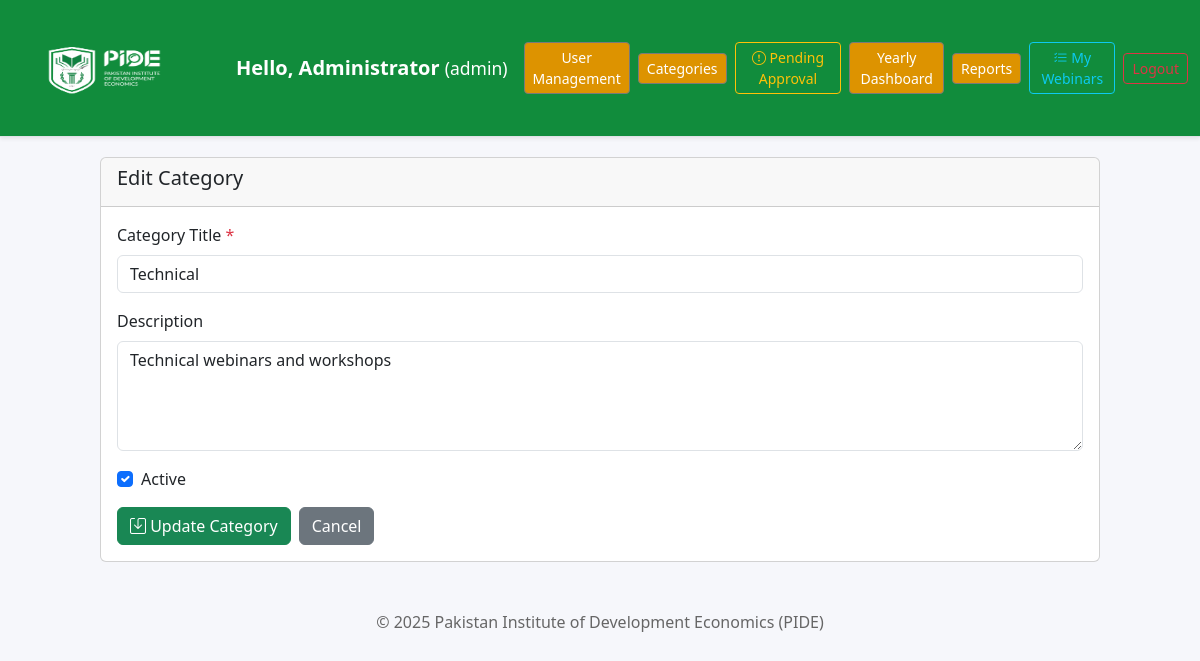
Page /admin/categories.php?action=edit&id=1 (signed in) on the committed database.
### tables this page shows
CREATE TABLE `categories` (
  `id` int(11) NOT NULL,
  `title` varchar(255) NOT NULL,
  `description` text,
  `is_active` tinyint(1) NOT NULL DEFAULT 1,
  `created_by` int(11) NOT NULL,
  `created_on` timestamp NOT NULL DEFAULT current_timestamp(),
  `modified_by` int(11),
  `modified_on` timestamp NULL ON UPDATE current_timestamp()
);

### admin/categories.php (the view, shortened to what this page needs)
<?php
require_once __DIR__ . '/../includes/db.php';
$action = $_GET['action'] ?? 'list';
$category = null;
if ($action === 'edit') {
    $id = (int)($_GET['id'] ?? 0);
    $stmt = $pdo->prepare('SELECT * FROM categories WHERE id=?');
    $stmt->execute([$id]);
    $category = $stmt->fetch();
}
$categories = [];
?>
<!doctype html>
<html lang="en">
<head>
  <link href="https://cdn.jsdelivr.net/npm/bootstrap@5.3.3/dist/css/bootstrap.min.css" rel="stylesheet">
  <link href="https://cdn.jsdelivr.net/npm/bootstrap-icons@1.11.3/font/bootstrap-icons.css" rel="stylesheet">
  <link href="../assets/css/PIDETheme.css" rel="stylesheet">
  <link href="../assets/css/styles.css" rel="stylesheet">
</head>
<body>
<?php include __DIR__ . '/../public/navbar.php'; ?>
<div class="cat-shell">
  <?php if ($action === 'list'): ?>
    <div class="d-flex justify-content-between align-items-center mb-4">
      <h4><i class="bi bi-list"></i> Categories Management</h4>
      <a href="categories.php?action=add" class="btn btn-success"><i class="bi bi-plus-circle"></i> Add Category</a>
    </div>
    <div class="table-responsive">
      <table class="table table-hover">
        <thead class="table-light">
          <tr>
            <th>Title</th>
            <th>Description</th>
            <th>Status</th>
            <th>Created By</th>
            <th>Created On</th>
            <th>Actions</th>
          </tr>
        </thead>
        <tbody>
          <?php if (empty($categories)): ?>
            <tr>
              <td colspan="6" class="text-center text-muted">No categories found.</td>
            </tr>
          <?php else: ?>
            <?php foreach ($categories as $cat): ?>
              <tr>
                <td><?= htmlspecialchars($cat['title']) ?></td>
                <td><?= htmlspecialchars(substr($cat['description'] ?? '', 0, 50)) ?><?= strlen($cat['description'] ?? '') > 50 ? '...' : '' ?></td>
                <td>
                  <span class="badge <?= $cat['is_active'] ? 'bg-success' : 'bg-secondary' ?>">
                    <?= $cat['is_active'] ? 'Active' : 'Inactive' ?>
                  </span>
                </td>
                <td><?= htmlspecialchars($cat['created_by']) ?></td>
                <td><?= date('M d, Y', strtotime($cat['created_on'])) ?></td>
                <td>
                  <a href="categories.php?action=edit&id=<?= $cat['id'] ?>" class="btn btn-primary action-btn"><i class="bi bi-pencil"></i> Edit</a>
                  <button class="btn btn-danger action-btn" onclick="confirmDelete(<?= $cat['id'] ?>)"><i class="bi bi-trash"></i> Delete</button>
                </td>
              </tr>
            <?php endforeach; ?>
          <?php endif; ?>
        </tbody>
      </table>
    </div>
  <?php elseif ($action === 'add' || $action === 'edit'): ?>
    <div class="card">
      <div class="card-header">
        <h5><?= $action === 'add' ? 'Add New Category' : 'Edit Category' ?></h5>
      </div>
      <div class="card-body">
        <form method="POST">
          <div class="mb-3">
            <label class="form-label">Category Title <span class="text-danger">*</span></label>
            <input type="text" class="form-control" name="title" value="<?= htmlspecialchars($category['title'] ?? '') ?>" placeholder="Enter category title" required>
          </div>
          <div class="mb-3">
            <label class="form-label">Description</label>
            <textarea class="form-control" name="description" rows="4" placeholder="Enter category description"><?= htmlspecialchars($category['description'] ?? '') ?></textarea>
          </div>
          <div class="mb-3 form-check">
            <input type="checkbox" class="form-check-input" name="is_active" id="is_active" <?= (isset($category) && $category['is_active']) || !isset($category) ? 'checked' : '' ?>>
            <label class="form-check-label" for="is_active">Active</label>
          </div>
          <div class="d-flex gap-2">
            <button type="submit" class="btn btn-success"><i class="bi bi-save"></i> <?= $action === 'add' ? 'Add' : 'Update' ?> Category</button>
            <a href="categories.php" class="btn btn-secondary">Cancel</a>
          </div>
        </form>
      </div>
    </div>
  <?php endif; ?>
  <div class="footer-text mt-5">
    © <?= date('Y') ?> Pakistan Institute of Development Economics (PIDE)
  </div>
</div>
</body>
</html>

### assets/css/PIDETheme.css (style rules this page uses)
:root { --pide-green: #118C3C; --pide-green-dark: #0D6E30; --pide-gold: #DD9300; --pide-gold-event: #e2ffde; --pide-bg: #f5f5f5; --pide-ink: #222222; --pide-gray-btn:#7a7a7a; --pide-black: #000000; --pide-weekly-header: #D4D7D5; }
body { background: var(--pide-bg); font-family: "Segoe UI", Tahoma, Geneva, Verdana, sans-serif; color: var(--pide-ink); }
.footer-text { text-align: center; color: #666; margin: 18px 0; }

### assets/css/styles.css (style rules this page uses)
body { background: #f6f7fb; }

### admin/categories.php (style rules this page uses)
.cat-shell { max-width: 1000px; margin: 20px auto; }

### rows in the picture
categories: title "Technical", description "Technical webinars and workshops", is_active "☑"

### other values in the picture
$user['name'] "Administrator"
$user['role'] "admin"
